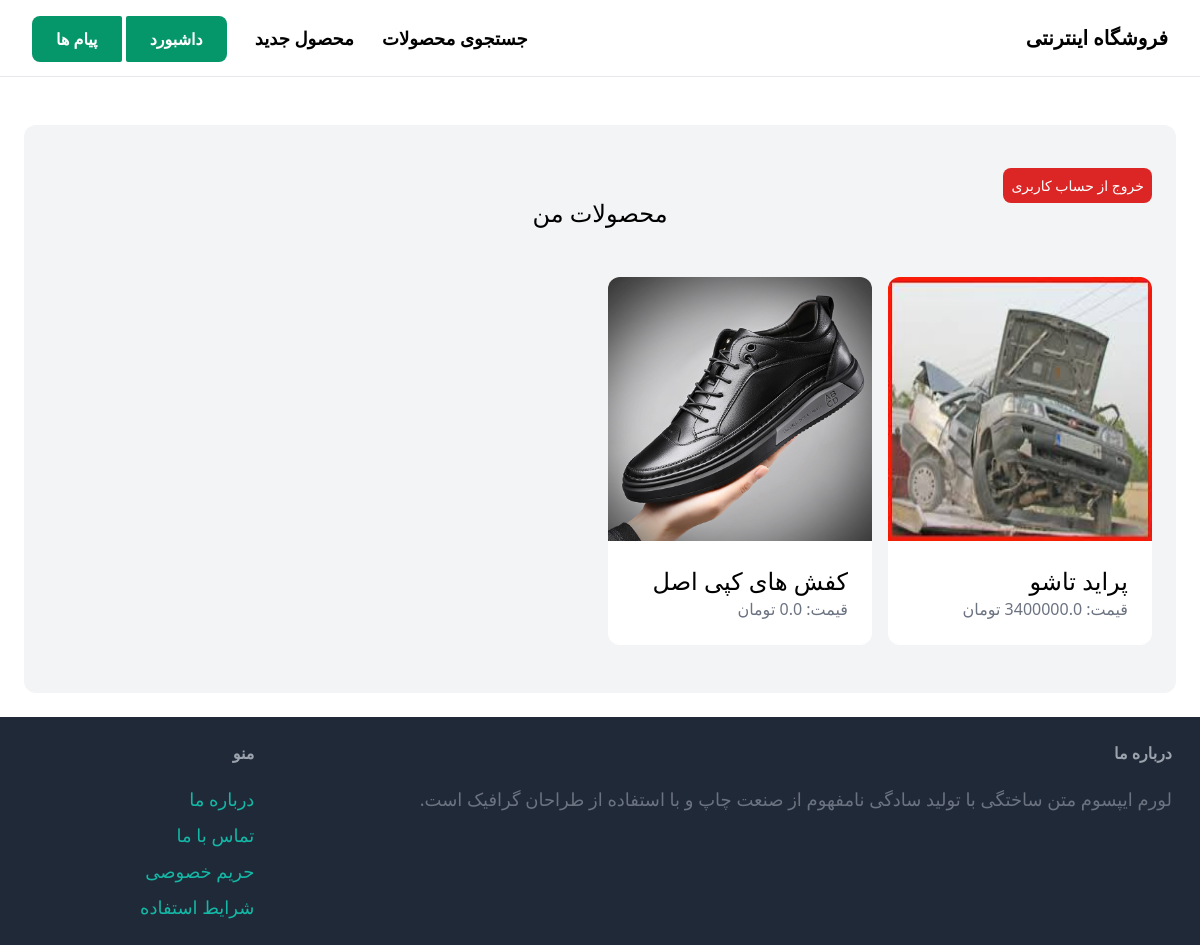
The page /dashboard/ (signed in) on the database its author committed.
### item/models.py (models this page shows, shortened)
class Item(models.Model):
    category = models.ForeignKey(Category , related_name='items',on_delete=models.CASCADE)
    name = models.CharField(max_length=255)
    description = models.TextField(blank=True, null=True)
    price = models.FloatField()
    image = models.ImageField(upload_to='item_images', blank=True, null=True)
    is_sold = models.BooleanField(default=False)
    created_by = models.ForeignKey(User, related_name='items', on_delete=models.CASCADE)
    created_at = models.DateTimeField(auto_now_add=True)

### dashboard/views.py (the view)
# urls.py: path('',views.index, name='index'),
@login_required
def index(request):
    items = Item.objects.filter(created_by=request.user)
    return render(request, 'dashboard/index.html',{
        'items': items,
    })

### dashboard/templates/dashboard/index.html (shortened to what this page needs)
{% extends 'core/base.html' %}
 {% block content %}
  <div class="mt-6 px-6 py-12 bg-gray-100 rounded-xl">
    <a href="{% url 'core:logout' %}" class="px-2 py-2 text-sm bg-red-600 text-white rounded-lg hover:bg-stone-400">خروج از حساب کاربری</a>
    <h2 class="mb-12 text-2xl text-center">محصولات من</h2>
    <div class="grid grid-cols-2 md:grid-cols-4 gap-4">
        {% for item in items %}
          <div>
            <a href ="{% url 'item:detail' item.id %}">
              <div >
                <img style="height:100%; width:100%; aspect-ratio: 1/1;" src="{{ item.image.url}}" class="rounded-t-xl">
              </div>
              <div class="p-6 bg-white rounded-b-xl">
                  <h2 class="text-2xl "> {{item.name}} <h2>
                  <p class="text-gray-500 "> قیمت: {{item.price}} تومان</p>
               </div>
            </a>
          </div>
        {% endfor %}
     </div>
   </div>
{% endblock content%}

### rows shown on the page
Item: image (picture), name "پراید تاشو"
Item: image (picture), name "کفش های کپی اصل"
